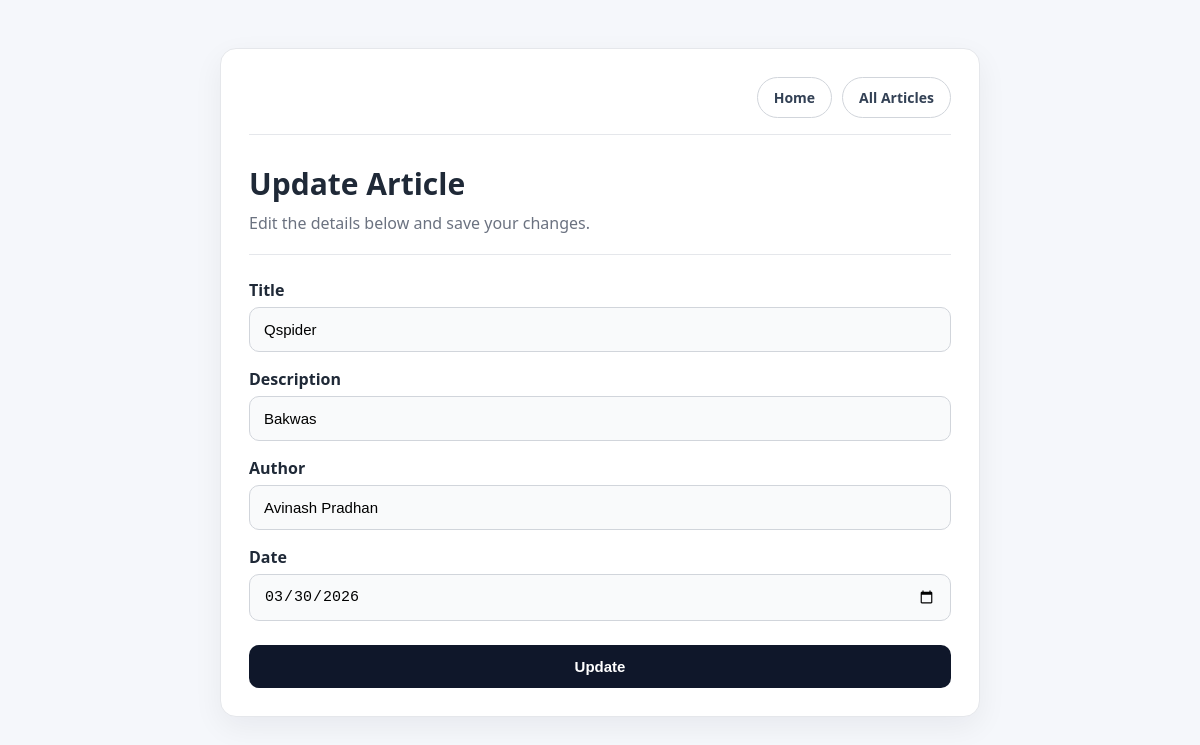
Page /update/41/ on the earlier database version.
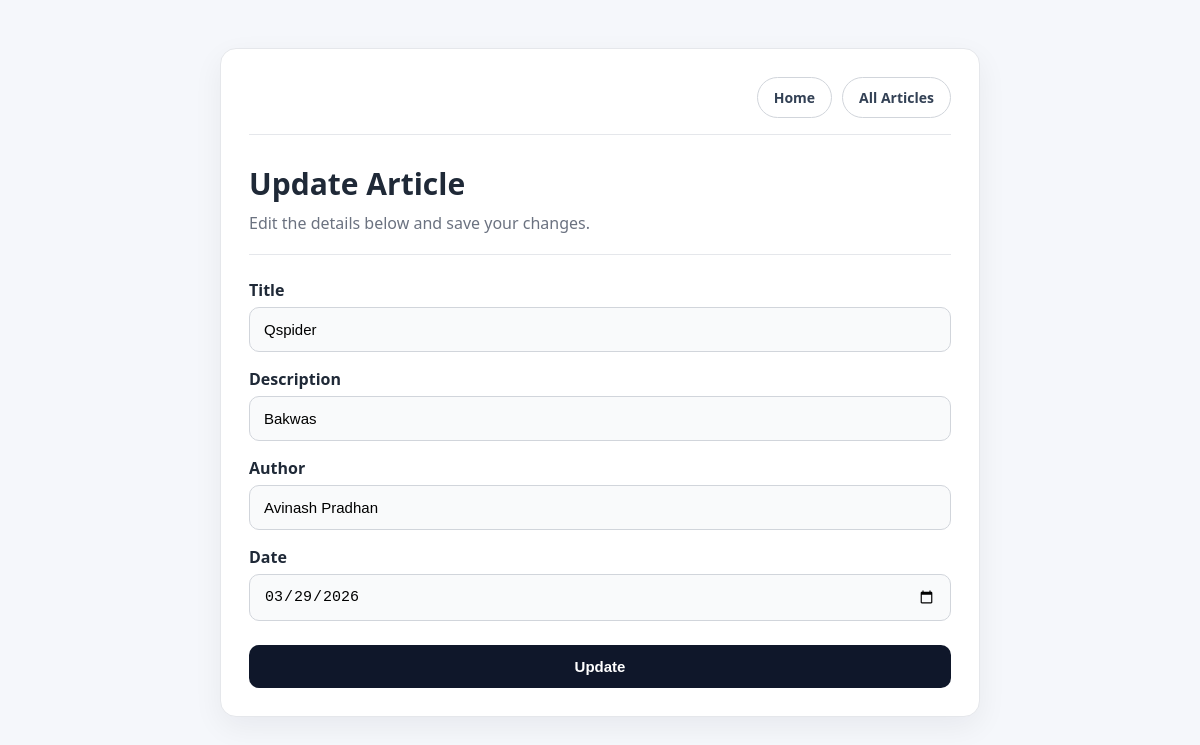
Same page on the later database version.
### myapp/models.py (models this page shows, shortened)
class ArticleModel(models.Model):
    title = models.CharField(max_length=100)
    description = models.TextField()
    author = models.CharField(max_length=100)
    date = models.DateField()

### myapp/views.py (the view, shortened to what this page needs)
# urls.py: path('update/<int:id>/', views.update_view, name='update'),
def update_view(request, id):
    articles = get_object_or_404(ArticleModel, id=id)
    return render(request, 'update.html', {'articles': articles})

### myapp/templates/update.html (shortened to what this page needs)
{% load django_browser_reload %}
<!DOCTYPE html>
<html lang="en">
<head>
</head>
<body>
    <div class="form-wrapper">
        <div class="form-card">
            <div class="navbar">
                <div class="nav-links">
                    <a href="{% url 'home' %}">Home</a>
                    <a href="{% url 'articles' %}">All Articles</a>
                </div>
            </div>
            <h1>Update Article</h1>
            <p class="subtitle">Edit the details below and save your changes.</p>
            <hr>
            <fieldset>
                <form action="" method="post">
                    <label for="title">Title</label>
                    <input type="text" name="title" id="title" placeholder="Enter Title" value="{{ articles.title }}" required>
                    <label for="description">Description</label>
                    <input type="text" name="description" id="description" placeholder="Enter Description" value="{{ articles.description }}" required>
                    <label for="author">Author</label>
                    <input type="text" name="author" id="author" placeholder="Enter Name" value="{{ articles.author }}" required>
                    <label for="date">Date</label>
                    <input type="date" name="date" id="date" value="{{ articles.date|date:'Y-m-d' }}" required>
                    <button class="submit-button" type="submit">Update</button>
                </form>
            </fieldset>
        </div>
    </div>
</body>
</html>

Differences in the rows shown:
changed ArticleModel "Qspider": date "03/30/2026" → "03/29/2026"
